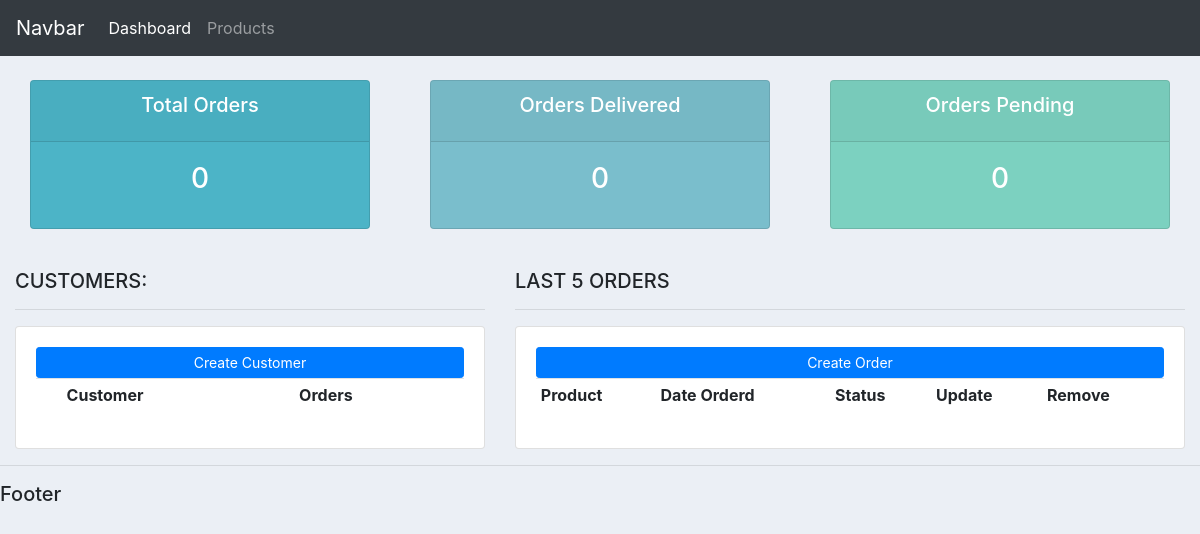
/, run on an earlier commit of the app's database.
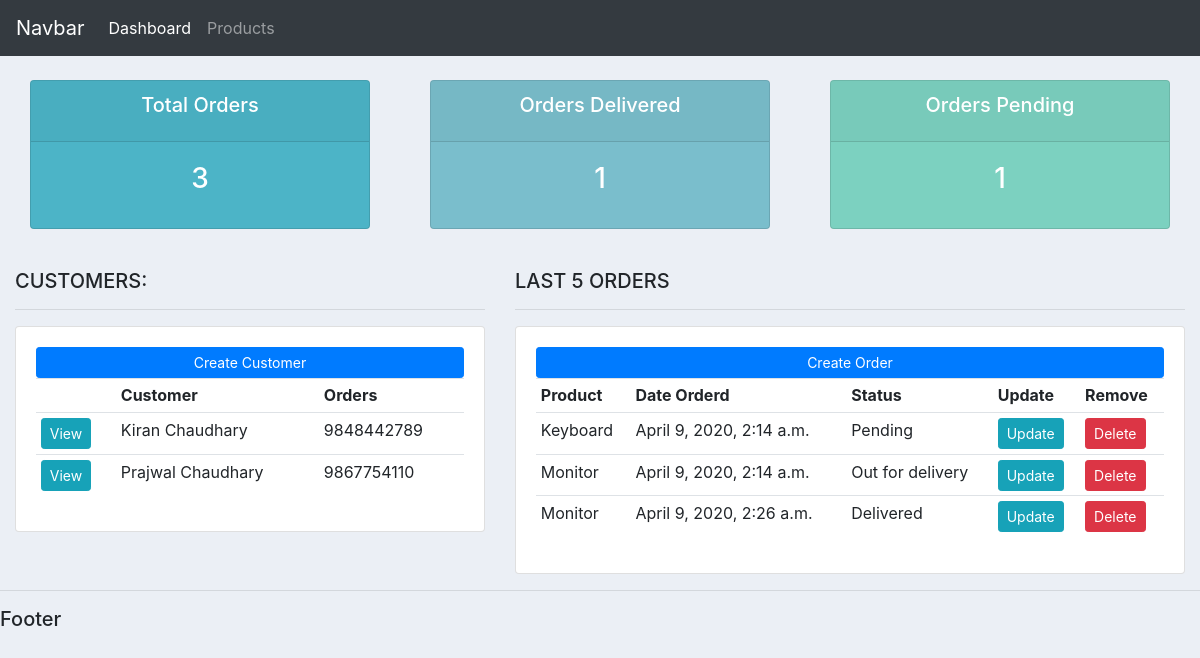
And on a later commit of the database.
### accounts/models.py (models this page shows, shortened)
class Customer(models.Model):
    name = models.CharField(max_length=200)
    phone = models.CharField(max_length=10, null=True)
    email = models.CharField(max_length=200, null=True)
    date_created = models.DateTimeField(auto_now_add=True)

class Order(models.Model):
    STATUS = (
        ('Pending', 'Pending'),
        ('Out for delivery', 'Out for delivery'),
        ('Delivered', 'Delivered'),
    )
    customer = models.ForeignKey(Customer, on_delete=models.SET_NULL, null=True)
    product = models.ForeignKey(Product, on_delete=models.SET_NULL, null = True)
    date_created = models.DateTimeField(auto_now_add=True)
    status = models.CharField(max_length=200, null=True, choices=STATUS)

class Product(models.Model):
    CATEGORY = (
        ('Indoor', 'Indoor'),
        ('Out door', 'Out door'),
    )
    name = models.CharField(max_length=200)
    price = models.FloatField()
    category = models.CharField(max_length=200, choices=CATEGORY)
    description = models.CharField(max_length=200, null=True, blank=True)
    date_created = models.DateTimeField(auto_now_add=True)
    tags = models.ManyToManyField(Tag)
    def __str__(self):
        return self.name

### accounts/views.py (the view)
# urls.py: 2. Add a URL to urlpatterns:  path('', views.home, name='home')
def home(request):
    customers = Customer.objects.all()
    orders = Order.objects.all()
    total_orders = orders.count()
    orders_delivered = orders.filter(status="Delivered").count()
    orders_pending = orders.filter(status="Pending").count()
    context={
        'customers': customers,
        'orders' : orders,
        'total_orders' : total_orders,
        'orders_delivered' : orders_delivered,
        'orders_pending' : orders_pending,
    }
    return render(request,"accounts/dashboard.html", context)

### accounts/templates/accounts/dashboard.html
{% extends 'accounts/base.html' %}
{% block content %}
{% include 'accounts/status.html' %}
    <br>
    <div class="row">
        <div class="col-md-5">
            <h5>CUSTOMERS:</h5>
            <hr>
            <div class="card card-body">
                <a class="btn btn-primary  btn-sm btn-block" href="">Create Customer</a>
                <table class="table table-sm">
                    <tr>
                        <th></th>
                        <th>Customer</th>
                        <th>Orders</th>
                    </tr>
                    {% for customer in customers %}
                        <tr>
                            <td><a class="btn btn-sm btn-info" href="{% url 'customer' customer.id %}">View</a></td>
                            <td>{{ customer.name }}</td>
                            <td>{{ customer.phone }}</td>
                        </tr>
                    {% endfor %}
                </table>
            </div>
        </div>
        <div class="col-md-7">
            <h5>LAST 5 ORDERS</h5>
            <hr>
            <div class="card card-body">
                <a class="btn btn-primary  btn-sm btn-block" href="{% url 'create_order' %}">Create Order</a>
                <table class="table table-sm">
                    <tr>
                        <th>Product</th>
                        <th>Date Orderd</th>
                        <th>Status</th>
                        <th>Update</th>
                        <th>Remove</th>
                    </tr>
                    {% for order in orders %}
                        <tr>
                            <td>{{ order.product }}</td>
                            <td>{{ order.date_created }}</td>
                            <td>{{ order.status }}</td>
                            <td><a class="btn btn-sm btn-info" href="{% url 'update_order' order.id %}">Update</a></td>
                            <td><a class="btn btn-sm btn-danger" href="{% url 'delete_order' order.id %}">Delete</a></td>
                        </tr>
                    {% endfor %}
                </table>
            </div>
        </div>
    </div>
{% endblock content %}

### accounts/templates/accounts/base.html (shortened to what this page needs)
{% load static %}
<!DOCTYPE html>
<html lang="en">
<head>
    <link rel="stylesheet" href="https://stackpath.bootstrapcdn.com/bootstrap/4.3.1/css/bootstrap.min.css">
    <link rel="stylesheet" href="{% static 'css/base.css' %}">
</head>
<body>
    {% include "accounts/navbar.html" %}
    <div class="container-fluid">
        {% block content %}
        {% endblock content %}
    </div>
    <hr>
    <h5>Footer</h5>
</body>
</html>

### accounts/templates/accounts/navbar.html (shortened to what this page needs)
<nav class="navbar navbar-expand-lg navbar-dark bg-dark">
  <a class="navbar-brand" href="#">Navbar</a>
  <div class="collapse navbar-collapse" id="navbarNav">
    <ul class="navbar-nav">
      <li class="nav-item active">
        <a class="nav-link" href="{% url 'home' %}">Dashboard</a>
      </li>
      <li class="nav-item">
        <a class="nav-link" href="{% url 'product' %}">Products</a>
      </li>
    </ul>
  </div>
</nav>

### accounts/templates/accounts/status.html
<br>
<div class="row">
	<div class="col">
		<div class="col-md">
			<div class="card text-center text-white  mb-3" id="total-orders">
			  	<div class="card-header">
			  		<h5 class="card-title">Total Orders</h5>
			  	</div>
			  	<div class="card-body">
			    	<h3 class="card-title">{{ total_orders }}</h3>
			  	</div>
			</div>
		</div>
	</div>
	<div class="col">
		<div class="col-md">
			<div class="card text-center text-white  mb-3" id="orders-delivered">
			  	<div class="card-header">
			  		<h5 class="card-title">Orders Delivered</h5>
			  	</div>
			  	<div class="card-body">
					<h3 class="card-title">{{ orders_delivered }}</h3>
			  	</div>
			</div>
		</div>
	</div>
	<div class="col">
		<div class="col-md">
			<div class="card text-center text-white  mb-3" id="orders-pending">
			  	<div class="card-header">
			  		<h5 class="card-title">Orders Pending</h5>
			  	</div>
			  	<div class="card-body">
			    	<h3 class="card-title">{{ orders_pending }}</h3>
			  	</div>
			</div>
		</div>
	</div>
</div>

### static/css/base.css (style rules this page uses)
body { background-color: #ebeff5; }
#total-orders { background-color: #4cb4c7; }
#orders-delivered { background-color: #7abecc; }
#orders-pending { background-color: #7CD1C0; }

What changed in the data, as far as the page shows it:
added Customer: name "Kiran Chaudhary", phone "9848442789"
added Customer: name "Prajwal Chaudhary", phone "9867754110"
added Order: product "Keyboard", date_created "April 9, 2020, 2:14 a.m.", status "Pending"
added Order: product "Monitor", date_created "April 9, 2020, 2:14 a.m.", status "Out for delivery"
added Order: product "Monitor", date_created "April 9, 2020, 2:26 a.m.", status "Delivered"
Also different on the page:
{{ total_orders }}: "0" → "3"
{{ orders_delivered }}: "0" → "1"
{{ orders_pending }}: "0" → "1"
